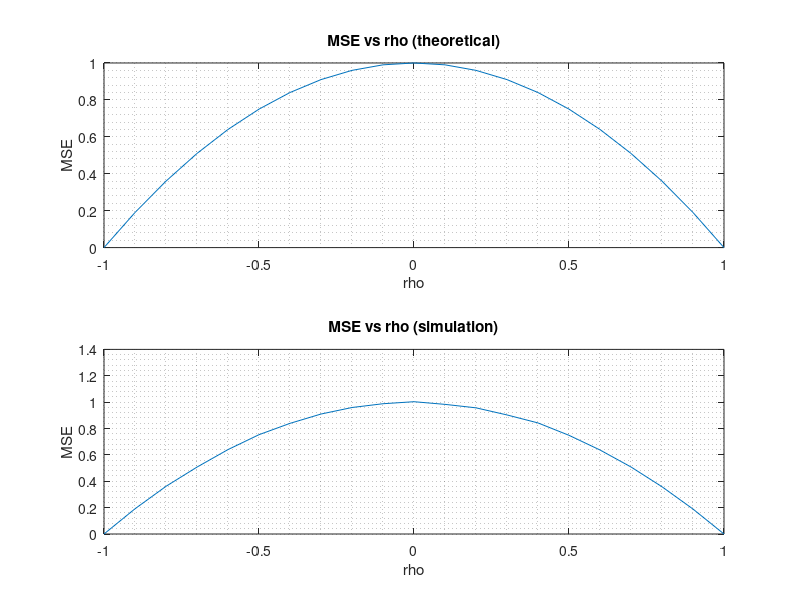

This chart was generated by the following MATLAB code:
close all;
clear all;
clc;

sigma_x=1;
sigma_y=1;
N=1e5;
rhos = -1:0.1:1;
mses_s = [];
mses_t = [];

for rho = rhos
    R=[sigma_x^2  rho*sigma_x*sigma_y  ;  rho*sigma_x*sigma_y  sigma_y^2];
    Z=R^0.5*randn(2,N);

    X=Z(1,:);
    Y=Z(2,:);
    X_hat = Y*rho*sigma_x/sigma_y;

    mse_s = sum((X - X_hat).^2)/N;
    mse_t = (1-rho^2)*sigma_x;
    
    mses_s(end+1) = mse_s;
    mses_t(end+1) = mse_t;
end


subplot(2,1,1);
plot(rhos, mses_t);
grid minor;
xlabel("rho");
ylabel("MSE");
title("MSE vs rho (theoretical)");

subplot(2,1,2);
plot(rhos, mses_s);
grid minor;
xlabel("rho");
ylabel("MSE");
title("MSE vs rho (simulation)");